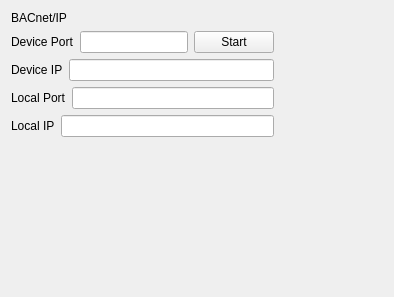
<?xml version="1.0" encoding="UTF-8"?>
<ui version="4.0">
 <class>connector</class>
 <widget class="QWidget" name="connector">
  <property name="geometry">
   <rect>
    <x>0</x>
    <y>0</y>
    <width>394</width>
    <height>297</height>
   </rect>
  </property>
  <property name="windowTitle">
   <string>Form</string>
  </property>
  <layout class="QFormLayout" name="formLayout">
   <item row="0" column="0">
    <layout class="QVBoxLayout" name="verticalLayout_3">
     <item>
      <layout class="QVBoxLayout" name="verticalLayout">
       <item>
        <widget class="QLabel" name="title_label">
         <property name="sizePolicy">
          <sizepolicy hsizetype="Maximum" vsizetype="Preferred">
           <horstretch>0</horstretch>
           <verstretch>0</verstretch>
          </sizepolicy>
         </property>
         <property name="maximumSize">
          <size>
           <width>16777215</width>
           <height>35</height>
          </size>
         </property>
         <property name="text">
          <string>BACnet/IP</string>
         </property>
        </widget>
       </item>
       <item>
        <layout class="QHBoxLayout" name="horizontalLayout_2">
         <item>
          <widget class="QLabel" name="Port_label">
           <property name="text">
            <string>Device Port</string>
           </property>
          </widget>
         </item>
         <item>
          <widget class="QLineEdit" name="lineEdit"/>
         </item>
         <item>
          <widget class="QPushButton" name="Start_button">
           <property name="text">
            <string>Start</string>
           </property>
          </widget>
         </item>
        </layout>
       </item>
       <item>
        <layout class="QHBoxLayout" name="horizontalLayout">
         <property name="sizeConstraint">
          <enum>QLayout::SetFixedSize</enum>
         </property>
         <item>
          <widget class="QLabel" name="Endpoint_label">
           <property name="text">
            <string>Device IP</string>
           </property>
          </widget>
         </item>
         <item>
          <widget class="QLineEdit" name="lineEdit_3"/>
         </item>
        </layout>
       </item>
      </layout>
     </item>
     <item>
      <layout class="QVBoxLayout" name="verticalLayout_2">
       <item>
        <layout class="QHBoxLayout" name="horizontalLayout_3">
         <item>
          <widget class="QLabel" name="label">
           <property name="text">
            <string>Local Port</string>
           </property>
          </widget>
         </item>
         <item>
          <widget class="QLineEdit" name="lineEdit_2"/>
         </item>
        </layout>
       </item>
       <item>
        <layout class="QHBoxLayout" name="horizontalLayout_4">
         <item>
          <widget class="QLabel" name="label_2">
           <property name="text">
            <string>Local IP</string>
           </property>
          </widget>
         </item>
         <item>
          <widget class="QLineEdit" name="lineEdit_4"/>
         </item>
        </layout>
       </item>
      </layout>
     </item>
    </layout>
   </item>
  </layout>
 </widget>
 <resources/>
 <connections/>
</ui>
